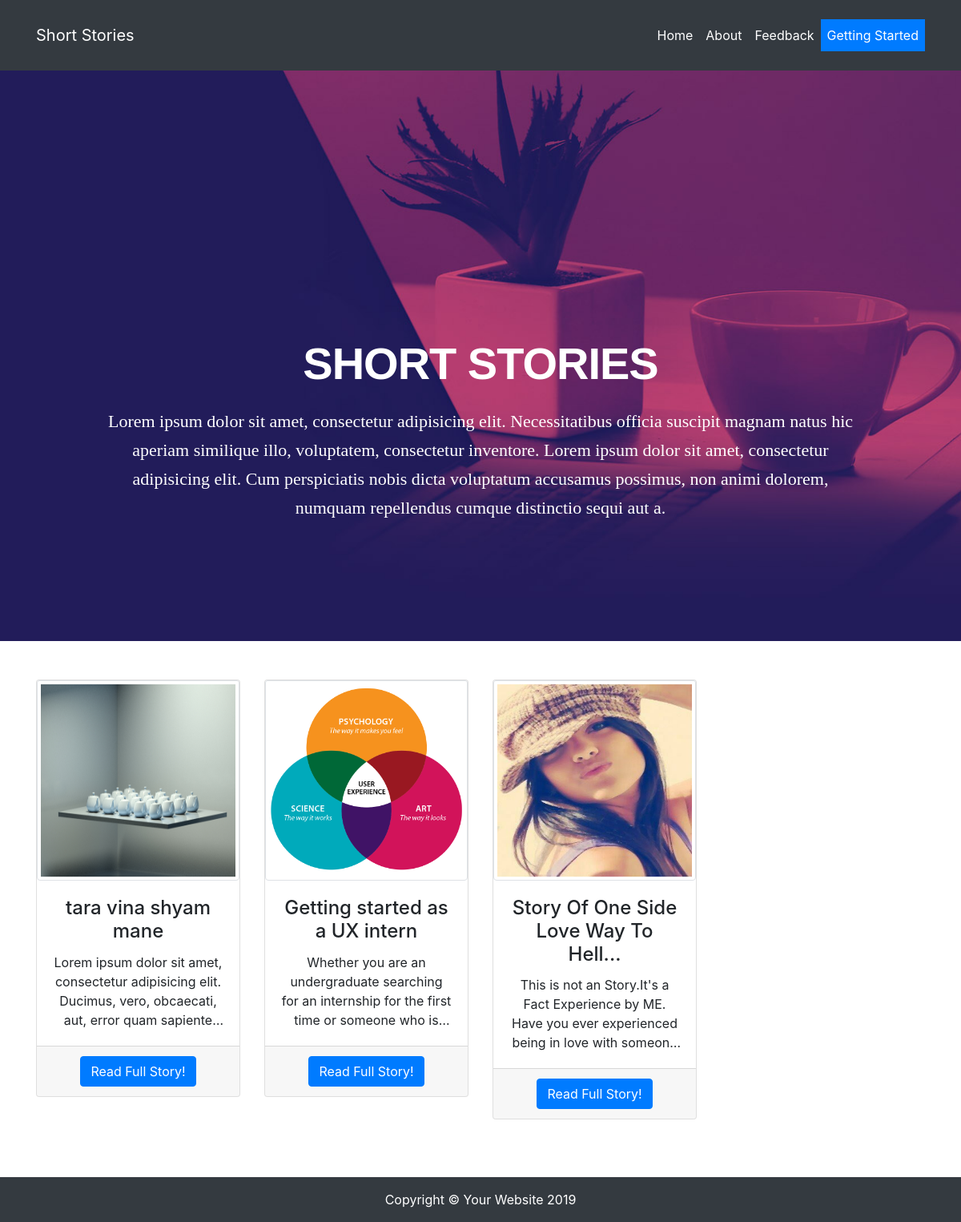
The app's page /user/index.php with its own data.
### tables this page shows
CREATE TABLE `story` (
  `id` int(255) NOT NULL,
  `title` text NOT NULL,
  `story` text NOT NULL,
  `image` varchar(255) NOT NULL,
  `date` date NOT NULL,
  `users_id` int(255) NOT NULL,
  `category_id` int(255) NOT NULL
);

### user/include/Database.php (called while the page is built, shortened)
 <?php
class Database{
   function db_connect(){
    $this->host = 'localhost';
    $this->user = 'root';
    $this->pass = '';
    $this->db = 'story_database';
    $this->mysqli = new mysqli ($this->host, $this->user, $this->pass, $this->db);
    return $this->mysqli;
  }
}
?>

### user/index.php (the view, shortened to what this page needs)
<!DOCTYPE html>
<html lang="en" class="h-100">
<head>
    <link href="vendor/bootstrap/css/bootstrap.min.css" rel="stylesheet">
    <link href="css/heroic-features.css" rel="stylesheet">
    <link href="css/style.css" rel="stylesheet">
</head>
<body class="h-100">
    <?php require "include/menu.php"; ?>
    <div id="home" class="section intro-page h-100 d-flex align-items-center">
        <div class="block content-1170 center-relative center-text">
            <h1 class="big-title text-uppercase" style="padding-top: 215px;">Short Stories</h1>
            <p class="title-desc">Lorem ipsum dolor sit amet, consectetur adipisicing elit. Necessitatibus officia suscipit magnam natus hic aperiam similique illo, voluptatem, consectetur inventore. Lorem ipsum dolor sit amet, consectetur adipisicing elit. Cum perspiciatis nobis dicta voluptatum accusamus possimus, non animi dolorem, numquam repellendus cumque distinctio sequi aut a.</p>
        </div>
    </div>
    <?php
        require "include/Database.php";
        $db = new Database();
        $selectStory = "SELECT * FROM `story`";
        $result = mysqli_query($db->db_connect(),$selectStory);
    ?>
    <div class="container py-5">
        <div class="row text-center">
            <?php
                while($row = mysqli_fetch_row($result))
                {
                    ?>
            <div class="col-lg-3 col-md-6 mb-4">
                <div class="card ">
                    <img class="card-img-top img-fluid img-thumbnail" style=" height: 250px; widt:300px;"  src="upload/<?php echo $row[3]; ?>"alt="">
                    <div class="card-body">
                        <h4 class="card-title"><?php echo $row[1]; ?></h4>
                        <p class="card-text story">
                            <?php echo $row[2]; ?>
                        </p>
                    </div>
                    <div class="card-footer">
                        <a href="storyread.php?id=<?php echo $row[0]; ?>" class="btn btn-primary">Read Full Story!</a>
                    </div>
                </div>
            </div>
            <?php
                }
            ?>
        </div>
    </div>
    <?php include("include/footer.php") ?>
</body>
</html>

### user/include/menu.php (shortened to what this page needs)
  <header>
      <nav class="navbar navbar-expand-lg navbar-dark bg-dark fixed-top py-4">
          <div class="container">
              <a class="navbar-brand" href="index.php">Short Stories</a>
              <div class="collapse navbar-collapse" id="navbarResponsive">
                  <ul class="navbar-nav ml-auto">
                      <li class="nav-item active">
                          <a class="nav-link" href="index.php">Home
                          </a>
                      </li>
                      <li class="nav-item active">
                          <a class="nav-link" href="about.php">About</a>
                      </li>
                    <li class="nav-item active">
                          <a class="nav-link" href="feedback.php">Feedback</a>
                      </li>
                      <?php
                  if(isset($_SESSION['username']))
                     {
                         ?>
<li class="nav-item active">
                          <a class="nav-link" href="create.php">Create Story</a>
                      </li>
                      <li class="nav-item dropdown">
                          <a class="nav-link dropdown-toggle text-light" href="#" id="navbarDropdownMenuLink" role="button" data-toggle="dropdown" aria-haspopup="true" aria-expanded="false">
                              My Account
                          </a>
                          <div class="dropdown-menu" aria-labelledby="navbarDropdownMenuLink">
                              <a class="dropdown-item" href="#"><?php echo $_SESSION['username']; ?></a>
                              <a class="dropdown-item" href=" profile.php">Profile</a>
                              <a class="dropdown-item" href="logout.php">Log out</a>
                          </div>
                      </li>
                      <?php
                     }else
                     {
                         ?>
                      <li class="nav-item active">
                          <a class="nav-link btn-primary p-2" href="login.php">Getting Started</a>
                      </li>
                      <?php
                     }
                  ?>
                  </ul>
              </div>
          </div>
      </nav>
  </header>

### user/include/footer.php
<footer class="py-3 bg-dark">
  <div class="container">
    <p class="m-0 text-center text-white">Copyright &copy; Your Website 2019</p>
  </div>
</footer>

### user/css/heroic-features.css (style rules this page uses)
body { padding-top: 56px; }

### user/css/style.css (style rules this page uses)
div, span, h1, p { margin: 0; padding: 0; border: 0; outline: none; font-size: 100%; vertical-align: baseline; background: transparent; }
.block { display: block; }
.center-relative { margin-left: auto; margin-right: auto; }
.center-text { text-align: center !important; }
h1 { padding: 20px 0; }
h1 { font-size: 38px; line-height: 38px; }
.content-1170 { width: 1170px; }
.section { position: relative; z-index: 1; }
.intro-page { min-height: calc(100vh - 170px); background-color: #221c5a; background-image: url(../img/background_img_01b.jpg); background-repeat: repeat; background-position: center top; background-size: cover; z-index: 10; }
h1.big-title { font-family: 'Montserrat', sans-serif; font-size: 56px; font-weight: 700; line-height: 69px; padding-top: 45px; color: #fff; letter-spacing: -1px; width: 95%; margin-left: auto; margin-right: auto; }
.title-desc { font-family: 'PT Serif', serif; font-size: 22px; line-height: 36px; margin: 0 auto; color: #fff; }
@media screen and (max-width: 1270px) { .content-1170 { width: 960px; } }
.story { overflow: hidden; text-overflow: ellipsis; display: -webkit-box; -webkit-box-orient: vertical; -webkit-line-clamp: 4; }

### records on screen
story: image (picture), title "tara vina shyam mane", story "Lorem ipsum dolor sit amet, consectetur adipisicing elit. Ducimus, vero, obcaecati, aut, error quam…"
story: image (picture), title "Getting started as a UX intern", story "Whether you are an undergraduate searching for an internship for the first time or someone who…"
story: image (picture), title "Story Of One Side Love Way To Hell...", story "This is not an Story.It's a Fact Experience by ME. Have you ever experienced being in love with…"
